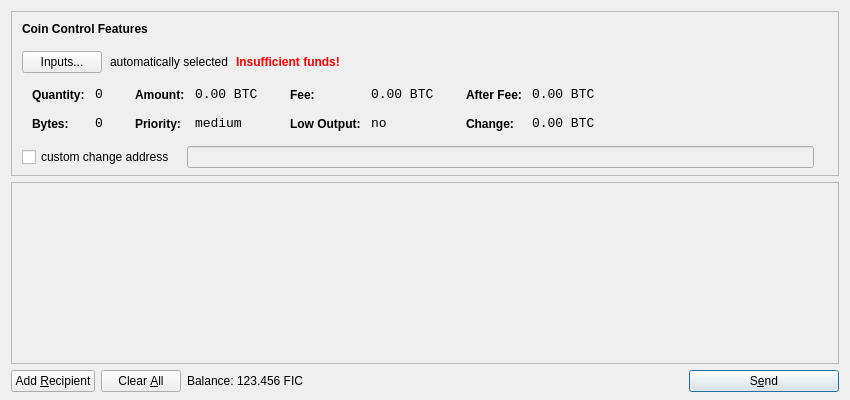
<?xml version="1.0" encoding="UTF-8"?>
<ui version="4.0">
 <class>SendCoinsDialog</class>
 <widget class="QDialog" name="SendCoinsDialog">
  <property name="geometry">
   <rect>
    <x>0</x>
    <y>0</y>
    <width>850</width>
    <height>400</height>
   </rect>
  </property>
  <property name="windowTitle">
   <string>Send Coins</string>
  </property>
  <layout class="QVBoxLayout" name="verticalLayout" stretch="0,1,0">
   <property name="bottomMargin">
    <number>8</number>
   </property>
   <item>
    <widget class="QFrame" name="frameCoinControl">
     <property name="sizePolicy">
      <sizepolicy hsizetype="Expanding" vsizetype="Expanding">
       <horstretch>0</horstretch>
       <verstretch>0</verstretch>
      </sizepolicy>
     </property>
     <property name="maximumSize">
      <size>
       <width>16777215</width>
       <height>16777215</height>
      </size>
     </property>
     <property name="frameShape">
      <enum>QFrame::StyledPanel</enum>
     </property>
     <property name="frameShadow">
      <enum>QFrame::Sunken</enum>
     </property>
     <layout class="QVBoxLayout" name="verticalLayoutCoinControl2">
      <property name="spacing">
       <number>-1</number>
      </property>
      <property name="leftMargin">
       <number>0</number>
      </property>
      <property name="topMargin">
       <number>0</number>
      </property>
      <property name="rightMargin">
       <number>0</number>
      </property>
      <property name="bottomMargin">
       <number>6</number>
      </property>
      <item>
       <layout class="QVBoxLayout" name="verticalLayoutCoinControl" stretch="0,0,0,0,1">
        <property name="spacing">
         <number>0</number>
        </property>
        <property name="leftMargin">
         <number>10</number>
        </property>
        <property name="topMargin">
         <number>10</number>
        </property>
        <item>
         <layout class="QHBoxLayout" name="horizontalLayoutCoinControl1">
          <property name="bottomMargin">
           <number>15</number>
          </property>
          <item>
           <widget class="QLabel" name="labelCoinControlFeatures">
            <property name="sizePolicy">
             <sizepolicy hsizetype="Preferred" vsizetype="Maximum">
              <horstretch>0</horstretch>
              <verstretch>0</verstretch>
             </sizepolicy>
            </property>
            <property name="font">
             <font>
              <weight>75</weight>
              <bold>true</bold>
             </font>
            </property>
            <property name="styleSheet">
             <string notr="true">font-weight:bold;</string>
            </property>
            <property name="text">
             <string>Coin Control Features</string>
            </property>
           </widget>
          </item>
         </layout>
        </item>
        <item>
         <layout class="QHBoxLayout" name="horizontalLayoutCoinControl2" stretch="0,0,0,0">
          <property name="spacing">
           <number>8</number>
          </property>
          <property name="bottomMargin">
           <number>10</number>
          </property>
          <item>
           <widget class="QPushButton" name="pushButtonCoinControl">
            <property name="styleSheet">
             <string notr="true"/>
            </property>
            <property name="text">
             <string>Inputs...</string>
            </property>
           </widget>
          </item>
          <item>
           <widget class="QLabel" name="labelCoinControlAutomaticallySelected">
            <property name="text">
             <string>automatically selected</string>
            </property>
            <property name="margin">
             <number>5</number>
            </property>
           </widget>
          </item>
          <item>
           <widget class="QLabel" name="labelCoinControlInsuffFunds">
            <property name="font">
             <font>
              <weight>75</weight>
              <bold>true</bold>
             </font>
            </property>
            <property name="styleSheet">
             <string notr="true">color:red;font-weight:bold;</string>
            </property>
            <property name="text">
             <string>Insufficient funds!</string>
            </property>
            <property name="margin">
             <number>5</number>
            </property>
           </widget>
          </item>
          <item>
           <spacer name="horizontalSpacerCoinControl">
            <property name="orientation">
             <enum>Qt::Horizontal</enum>
            </property>
            <property name="sizeHint" stdset="0">
             <size>
              <width>40</width>
              <height>1</height>
             </size>
            </property>
           </spacer>
          </item>
         </layout>
        </item>
        <item>
         <widget class="QWidget" name="widgetCoinControl" native="true">
          <property name="sizePolicy">
           <sizepolicy hsizetype="Preferred" vsizetype="Preferred">
            <horstretch>0</horstretch>
            <verstretch>0</verstretch>
           </sizepolicy>
          </property>
          <property name="minimumSize">
           <size>
            <width>0</width>
            <height>0</height>
           </size>
          </property>
          <property name="styleSheet">
           <string notr="true"/>
          </property>
          <layout class="QHBoxLayout" name="horizontalLayoutCoinControl5">
           <property name="margin">
            <number>0</number>
           </property>
           <item>
            <layout class="QHBoxLayout" name="horizontalLayoutCoinControl3" stretch="0,0,0,1">
             <property name="spacing">
              <number>20</number>
             </property>
             <property name="topMargin">
              <number>0</number>
             </property>
             <property name="bottomMargin">
              <number>10</number>
             </property>
             <item>
              <layout class="QFormLayout" name="formLayoutCoinControl1">
               <property name="horizontalSpacing">
                <number>10</number>
               </property>
               <property name="verticalSpacing">
                <number>14</number>
               </property>
               <property name="leftMargin">
                <number>10</number>
               </property>
               <property name="topMargin">
                <number>4</number>
               </property>
               <property name="rightMargin">
                <number>6</number>
               </property>
               <item row="0" column="0">
                <widget class="QLabel" name="labelCoinControlQuantityText">
                 <property name="styleSheet">
                  <string notr="true">font-weight:bold;</string>
                 </property>
                 <property name="text">
                  <string>Quantity:</string>
                 </property>
                 <property name="margin">
                  <number>0</number>
                 </property>
                </widget>
               </item>
               <item row="0" column="1">
                <widget class="QLabel" name="labelCoinControlQuantity">
                 <property name="font">
                  <font>
                   <family>Monospace</family>
                   <pointsize>10</pointsize>
                  </font>
                 </property>
                 <property name="cursor">
                  <cursorShape>IBeamCursor</cursorShape>
                 </property>
                 <property name="contextMenuPolicy">
                  <enum>Qt::ActionsContextMenu</enum>
                 </property>
                 <property name="text">
                  <string notr="true">0</string>
                 </property>
                 <property name="margin">
                  <number>0</number>
                 </property>
                 <property name="textInteractionFlags">
                  <set>Qt::LinksAccessibleByMouse|Qt::TextSelectableByKeyboard|Qt::TextSelectableByMouse</set>
                 </property>
                </widget>
               </item>
               <item row="1" column="0">
                <widget class="QLabel" name="labelCoinControlBytesText">
                 <property name="styleSheet">
                  <string notr="true">font-weight:bold;</string>
                 </property>
                 <property name="text">
                  <string>Bytes:</string>
                 </property>
                </widget>
               </item>
               <item row="1" column="1">
                <widget class="QLabel" name="labelCoinControlBytes">
                 <property name="font">
                  <font>
                   <family>Monospace</family>
                   <pointsize>10</pointsize>
                  </font>
                 </property>
                 <property name="cursor">
                  <cursorShape>IBeamCursor</cursorShape>
                 </property>
                 <property name="contextMenuPolicy">
                  <enum>Qt::ActionsContextMenu</enum>
                 </property>
                 <property name="text">
                  <string notr="true">0</string>
                 </property>
                 <property name="textInteractionFlags">
                  <set>Qt::LinksAccessibleByMouse|Qt::TextSelectableByKeyboard|Qt::TextSelectableByMouse</set>
                 </property>
                </widget>
               </item>
              </layout>
             </item>
             <item>
              <layout class="QFormLayout" name="formLayoutCoinControl2">
               <property name="horizontalSpacing">
                <number>10</number>
               </property>
               <property name="verticalSpacing">
                <number>14</number>
               </property>
               <property name="leftMargin">
                <number>6</number>
               </property>
               <property name="topMargin">
                <number>4</number>
               </property>
               <property name="rightMargin">
                <number>6</number>
               </property>
               <item row="0" column="0">
                <widget class="QLabel" name="labelCoinControlAmountText">
                 <property name="styleSheet">
                  <string notr="true">font-weight:bold;</string>
                 </property>
                 <property name="text">
                  <string>Amount:</string>
                 </property>
                 <property name="margin">
                  <number>0</number>
                 </property>
                </widget>
               </item>
               <item row="0" column="1">
                <widget class="QLabel" name="labelCoinControlAmount">
                 <property name="font">
                  <font>
                   <family>Monospace</family>
                   <pointsize>10</pointsize>
                  </font>
                 </property>
                 <property name="cursor">
                  <cursorShape>IBeamCursor</cursorShape>
                 </property>
                 <property name="contextMenuPolicy">
                  <enum>Qt::ActionsContextMenu</enum>
                 </property>
                 <property name="text">
                  <string notr="true">0.00 BTC</string>
                 </property>
                 <property name="textInteractionFlags">
                  <set>Qt::LinksAccessibleByMouse|Qt::TextSelectableByKeyboard|Qt::TextSelectableByMouse</set>
                 </property>
                </widget>
               </item>
               <item row="1" column="0">
                <widget class="QLabel" name="labelCoinControlPriorityText">
                 <property name="styleSheet">
                  <string notr="true">font-weight:bold;</string>
                 </property>
                 <property name="text">
                  <string>Priority:</string>
                 </property>
                </widget>
               </item>
               <item row="1" column="1">
                <widget class="QLabel" name="labelCoinControlPriority">
                 <property name="font">
                  <font>
                   <family>Monospace</family>
                   <pointsize>10</pointsize>
                  </font>
                 </property>
                 <property name="cursor">
                  <cursorShape>IBeamCursor</cursorShape>
                 </property>
                 <property name="contextMenuPolicy">
                  <enum>Qt::ActionsContextMenu</enum>
                 </property>
                 <property name="text">
                  <string>medium</string>
                 </property>
                 <property name="textInteractionFlags">
                  <set>Qt::LinksAccessibleByMouse|Qt::TextSelectableByKeyboard|Qt::TextSelectableByMouse</set>
                 </property>
                </widget>
               </item>
              </layout>
             </item>
             <item>
              <layout class="QFormLayout" name="formLayoutCoinControl3">
               <property name="horizontalSpacing">
                <number>10</number>
               </property>
               <property name="verticalSpacing">
                <number>14</number>
               </property>
               <property name="leftMargin">
                <number>6</number>
               </property>
               <property name="topMargin">
                <number>4</number>
               </property>
               <property name="rightMargin">
                <number>6</number>
               </property>
               <item row="0" column="0">
                <widget class="QLabel" name="labelCoinControlFeeText">
                 <property name="styleSheet">
                  <string notr="true">font-weight:bold;</string>
                 </property>
                 <property name="text">
                  <string>Fee:</string>
                 </property>
                 <property name="margin">
                  <number>0</number>
                 </property>
                </widget>
               </item>
               <item row="0" column="1">
                <widget class="QLabel" name="labelCoinControlFee">
                 <property name="font">
                  <font>
                   <family>Monospace</family>
                   <pointsize>10</pointsize>
                  </font>
                 </property>
                 <property name="cursor">
                  <cursorShape>IBeamCursor</cursorShape>
                 </property>
                 <property name="contextMenuPolicy">
                  <enum>Qt::ActionsContextMenu</enum>
                 </property>
                 <property name="text">
                  <string notr="true">0.00 BTC</string>
                 </property>
                 <property name="textInteractionFlags">
                  <set>Qt::LinksAccessibleByMouse|Qt::TextSelectableByKeyboard|Qt::TextSelectableByMouse</set>
                 </property>
                </widget>
               </item>
               <item row="1" column="0">
                <widget class="QLabel" name="labelCoinControlLowOutputText">
                 <property name="styleSheet">
                  <string notr="true">font-weight:bold;</string>
                 </property>
                 <property name="text">
                  <string>Low Output:</string>
                 </property>
                </widget>
               </item>
               <item row="1" column="1">
                <widget class="QLabel" name="labelCoinControlLowOutput">
                 <property name="font">
                  <font>
                   <family>Monospace</family>
                   <pointsize>10</pointsize>
                  </font>
                 </property>
                 <property name="cursor">
                  <cursorShape>IBeamCursor</cursorShape>
                 </property>
                 <property name="contextMenuPolicy">
                  <enum>Qt::ActionsContextMenu</enum>
                 </property>
                 <property name="text">
                  <string>no</string>
                 </property>
                 <property name="textInteractionFlags">
                  <set>Qt::LinksAccessibleByMouse|Qt::TextSelectableByKeyboard|Qt::TextSelectableByMouse</set>
                 </property>
                </widget>
               </item>
              </layout>
             </item>
             <item>
              <layout class="QFormLayout" name="formLayoutCoinControl4">
               <property name="horizontalSpacing">
                <number>10</number>
               </property>
               <property name="verticalSpacing">
                <number>14</number>
               </property>
               <property name="leftMargin">
                <number>6</number>
               </property>
               <property name="topMargin">
                <number>4</number>
               </property>
               <property name="rightMargin">
                <number>6</number>
               </property>
               <item row="0" column="0">
                <widget class="QLabel" name="labelCoinControlAfterFeeText">
                 <property name="styleSheet">
                  <string notr="true">font-weight:bold;</string>
                 </property>
                 <property name="text">
                  <string>After Fee:</string>
                 </property>
                 <property name="margin">
                  <number>0</number>
                 </property>
                </widget>
               </item>
               <item row="0" column="1">
                <widget class="QLabel" name="labelCoinControlAfterFee">
                 <property name="font">
                  <font>
                   <family>Monospace</family>
                   <pointsize>10</pointsize>
                  </font>
                 </property>
                 <property name="cursor">
                  <cursorShape>IBeamCursor</cursorShape>
                 </property>
                 <property name="contextMenuPolicy">
                  <enum>Qt::ActionsContextMenu</enum>
                 </property>
                 <property name="text">
                  <string notr="true">0.00 BTC</string>
                 </property>
                 <property name="textInteractionFlags">
                  <set>Qt::LinksAccessibleByMouse|Qt::TextSelectableByKeyboard|Qt::TextSelectableByMouse</set>
                 </property>
                </widget>
               </item>
               <item row="1" column="0">
                <widget class="QLabel" name="labelCoinControlChangeText">
                 <property name="styleSheet">
                  <string notr="true">font-weight:bold;</string>
                 </property>
                 <property name="text">
                  <string>Change:</string>
                 </property>
                </widget>
               </item>
               <item row="1" column="1">
                <widget class="QLabel" name="labelCoinControlChange">
                 <property name="font">
                  <font>
                   <family>Monospace</family>
                   <pointsize>10</pointsize>
                  </font>
                 </property>
                 <property name="cursor">
                  <cursorShape>IBeamCursor</cursorShape>
                 </property>
                 <property name="contextMenuPolicy">
                  <enum>Qt::ActionsContextMenu</enum>
                 </property>
                 <property name="text">
                  <string notr="true">0.00 BTC</string>
                 </property>
                 <property name="textInteractionFlags">
                  <set>Qt::LinksAccessibleByMouse|Qt::TextSelectableByKeyboard|Qt::TextSelectableByMouse</set>
                 </property>
                </widget>
               </item>
              </layout>
             </item>
            </layout>
           </item>
          </layout>
         </widget>
        </item>
        <item>
         <layout class="QHBoxLayout" name="horizontalLayoutCoinControl4" stretch="0,0,0">
          <property name="spacing">
           <number>12</number>
          </property>
          <property name="sizeConstraint">
           <enum>QLayout::SetDefaultConstraint</enum>
          </property>
          <property name="topMargin">
           <number>5</number>
          </property>
          <property name="rightMargin">
           <number>5</number>
          </property>
          <item>
           <widget class="QCheckBox" name="checkBoxCoinControlChange">
            <property name="text">
             <string>custom change address</string>
            </property>
           </widget>
          </item>
          <item>
           <widget class="QLineEdit" name="lineEditCoinControlChange">
            <property name="enabled">
             <bool>false</bool>
            </property>
            <property name="sizePolicy">
             <sizepolicy hsizetype="Expanding" vsizetype="Fixed">
              <horstretch>0</horstretch>
              <verstretch>0</verstretch>
             </sizepolicy>
            </property>
           </widget>
          </item>
          <item>
           <widget class="QLabel" name="labelCoinControlChangeLabel">
            <property name="sizePolicy">
             <sizepolicy hsizetype="Preferred" vsizetype="Expanding">
              <horstretch>0</horstretch>
              <verstretch>0</verstretch>
             </sizepolicy>
            </property>
            <property name="minimumSize">
             <size>
              <width>0</width>
              <height>0</height>
             </size>
            </property>
            <property name="text">
             <string/>
            </property>
            <property name="margin">
             <number>3</number>
            </property>
           </widget>
          </item>
         </layout>
        </item>
        <item>
         <spacer name="verticalSpacerCoinControl">
          <property name="orientation">
           <enum>Qt::Vertical</enum>
          </property>
          <property name="sizeHint" stdset="0">
           <size>
            <width>800</width>
            <height>1</height>
           </size>
          </property>
         </spacer>
        </item>
       </layout>
      </item>
     </layout>
    </widget>
   </item>
   <item>
    <widget class="QScrollArea" name="scrollArea">
     <property name="widgetResizable">
      <bool>true</bool>
     </property>
     <widget class="QWidget" name="scrollAreaWidgetContents">
      <property name="geometry">
       <rect>
        <x>0</x>
        <y>0</y>
        <width>830</width>
        <height>165</height>
       </rect>
      </property>
      <layout class="QVBoxLayout" name="verticalLayout_2">
       <property name="margin">
        <number>0</number>
       </property>
       <item>
        <layout class="QVBoxLayout" name="entries">
         <property name="spacing">
          <number>6</number>
         </property>
        </layout>
       </item>
       <item>
        <spacer name="verticalSpacer">
         <property name="orientation">
          <enum>Qt::Vertical</enum>
         </property>
         <property name="sizeHint" stdset="0">
          <size>
           <width>20</width>
           <height>40</height>
          </size>
         </property>
        </spacer>
       </item>
      </layout>
     </widget>
    </widget>
   </item>
   <item>
    <layout class="QHBoxLayout" name="horizontalLayout">
     <item>
      <widget class="QPushButton" name="addButton">
       <property name="toolTip">
        <string>Send to multiple recipients at once</string>
       </property>
       <property name="text">
        <string>Add &amp;Recipient</string>
       </property>
       <property name="icon">
        <iconset resource="../bitcoin.qrc">
         <normaloff>:/icons/add</normaloff>:/icons/add</iconset>
       </property>
       <property name="autoDefault">
        <bool>false</bool>
       </property>
      </widget>
     </item>
     <item>
      <widget class="QPushButton" name="clearButton">
       <property name="sizePolicy">
        <sizepolicy hsizetype="Minimum" vsizetype="Fixed">
         <horstretch>0</horstretch>
         <verstretch>0</verstretch>
        </sizepolicy>
       </property>
       <property name="toolTip">
        <string>Remove all transaction fields</string>
       </property>
       <property name="text">
        <string>Clear &amp;All</string>
       </property>
       <property name="icon">
        <iconset resource="../bitcoin.qrc">
         <normaloff>:/icons/remove</normaloff>:/icons/remove</iconset>
       </property>
       <property name="autoRepeatDelay">
        <number>300</number>
       </property>
       <property name="autoDefault">
        <bool>false</bool>
       </property>
      </widget>
     </item>
     <item>
      <layout class="QHBoxLayout" name="horizontalLayout_2">
       <property name="spacing">
        <number>3</number>
       </property>
       <item>
        <widget class="QLabel" name="label">
         <property name="text">
          <string>Balance:</string>
         </property>
        </widget>
       </item>
       <item>
        <widget class="QLabel" name="labelBalance">
         <property name="cursor">
          <cursorShape>IBeamCursor</cursorShape>
         </property>
         <property name="text">
          <string>123.456 FIC</string>
         </property>
         <property name="textInteractionFlags">
          <set>Qt::LinksAccessibleByMouse|Qt::TextSelectableByKeyboard|Qt::TextSelectableByMouse</set>
         </property>
        </widget>
       </item>
      </layout>
     </item>
     <item>
      <spacer name="horizontalSpacer">
       <property name="orientation">
        <enum>Qt::Horizontal</enum>
       </property>
       <property name="sizeHint" stdset="0">
        <size>
         <width>40</width>
         <height>20</height>
        </size>
       </property>
      </spacer>
     </item>
     <item>
      <widget class="QPushButton" name="sendButton">
       <property name="minimumSize">
        <size>
         <width>150</width>
         <height>0</height>
        </size>
       </property>
       <property name="toolTip">
        <string>Confirm the send action</string>
       </property>
       <property name="text">
        <string>S&amp;end</string>
       </property>
       <property name="icon">
        <iconset resource="../bitcoin.qrc">
         <normaloff>:/icons/send</normaloff>:/icons/send</iconset>
       </property>
       <property name="default">
        <bool>true</bool>
       </property>
      </widget>
     </item>
    </layout>
   </item>
  </layout>
 </widget>
 <resources>
  <include location="../bitcoin.qrc"/>
 </resources>
 <connections/>
</ui>
